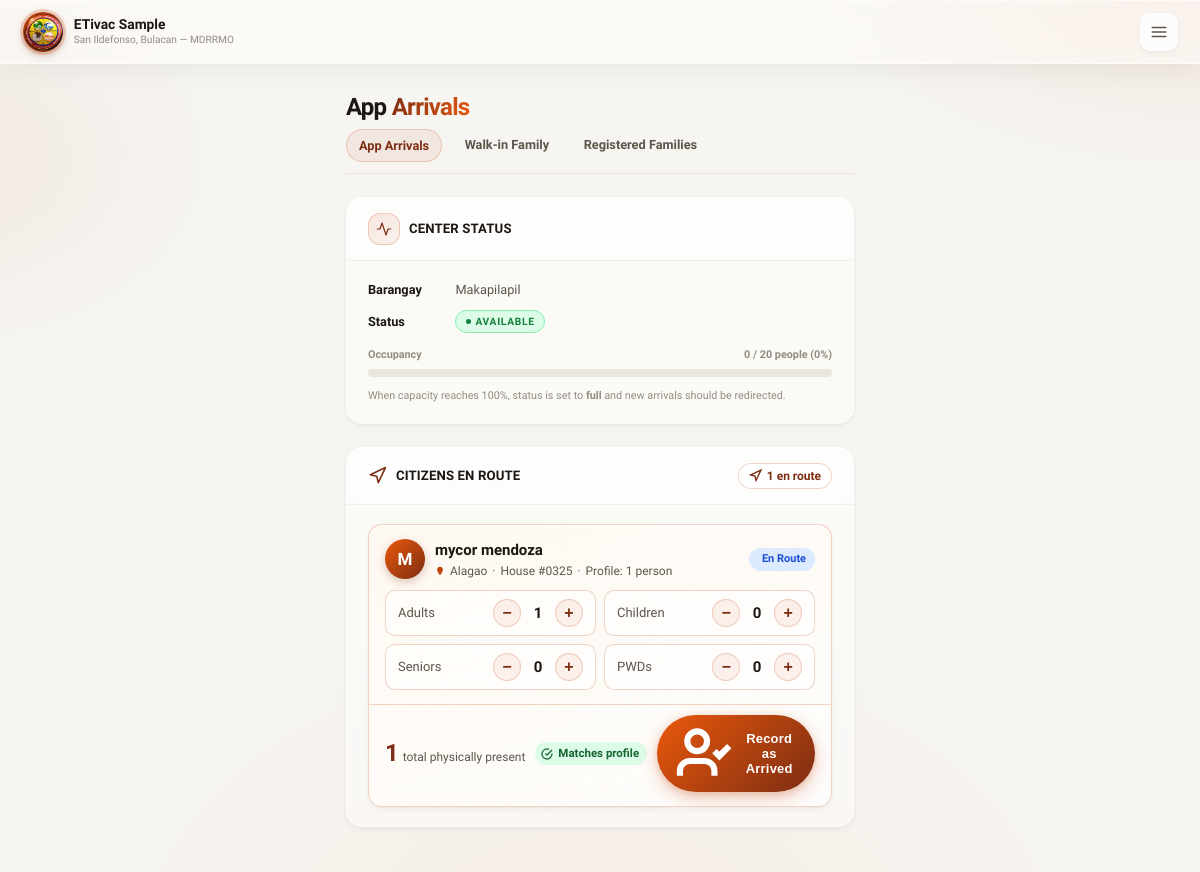
The app's page /coordinator/center_app_arrivals.php?id=2 (signed in) with its own data.
### tables this page shows
CREATE TABLE `evacuation_centers` (
  `id` int(10) UNSIGNED NOT NULL,
  `name` varchar(150) NOT NULL,
  `barangay_id` int(10) UNSIGNED NOT NULL,
  `address` varchar(255) NOT NULL,
  `lat` decimal(10,7) NOT NULL,
  `lng` decimal(10,7) NOT NULL,
  `max_capacity_people` int(10) UNSIGNED NOT NULL,
  `max_capacity_families` int(10) UNSIGNED DEFAULT 0,
  `status` enum('available','near_capacity','full','temp_shelter','closed') NOT NULL DEFAULT 'available',
  `coordinator_user_id` int(10) UNSIGNED DEFAULT NULL,
  `notes` text DEFAULT NULL,
  `created_at` datetime NOT NULL DEFAULT current_timestamp(),
  `updated_at` datetime NOT NULL DEFAULT current_timestamp() ON UPDATE current_timestamp()
);

CREATE TABLE `barangays` (
  `id` int(10) UNSIGNED NOT NULL,
  `name` varchar(100) NOT NULL,
  `municipality` varchar(100) NOT NULL DEFAULT 'San Ildefonso',
  `province` varchar(100) NOT NULL DEFAULT 'Bulacan',
  `center_lat` decimal(10,7) DEFAULT NULL,
  `center_lng` decimal(10,7) DEFAULT NULL,
  `boundary_polygon` longtext DEFAULT NULL CHECK (json_valid(`boundary_polygon`)),
  `is_active` tinyint(1) NOT NULL DEFAULT 1
);

CREATE TABLE `evac_navigation_tracking` (
  `id` int(10) UNSIGNED NOT NULL,
  `user_id` int(10) UNSIGNED NOT NULL,
  `center_id` int(10) UNSIGNED NOT NULL,
  `disaster_id` int(10) UNSIGNED DEFAULT NULL,
  `status` enum('navigating','arrived','cancelled') NOT NULL DEFAULT 'navigating',
  `created_at` datetime NOT NULL DEFAULT current_timestamp(),
  `updated_at` datetime NOT NULL DEFAULT current_timestamp() ON UPDATE current_timestamp()
);

CREATE TABLE `users` (
  `id` int(10) UNSIGNED NOT NULL,
  `full_name` varchar(150) NOT NULL,
  `first_name` varchar(100) DEFAULT NULL,
  `middle_name` varchar(100) DEFAULT NULL,
  `last_name` varchar(100) DEFAULT NULL,
  `suffix` varchar(10) DEFAULT NULL,
  `email` varchar(150) NOT NULL,
  `contact_number` varchar(20) DEFAULT NULL,
  `password_hash` varchar(255) NOT NULL,
  `role` enum('citizen','admin','coordinator') NOT NULL DEFAULT 'citizen',
  `barangay_id` int(10) UNSIGNED NOT NULL,
  `house_number` varchar(50) NOT NULL,
  `birthday` date DEFAULT NULL,
  `sex` enum('male','female','prefer_not_to_say') DEFAULT NULL,
  `is_email_verified` tinyint(1) NOT NULL DEFAULT 0,
  `otp_code_hash` varchar(255) DEFAULT NULL,
  `otp_expires_at` datetime DEFAULT NULL,
  `device_token` varchar(255) DEFAULT NULL,
  `device_fingerprint` varchar(255) DEFAULT NULL,
  `device_registered_at` datetime DEFAULT NULL,
  `is_device_trusted` tinyint(1) NOT NULL DEFAULT 0,
  `is_active` tinyint(1) NOT NULL DEFAULT 1,
  `created_at` datetime NOT NULL DEFAULT current_timestamp(),
  `updated_at` datetime NOT NULL DEFAULT current_timestamp() ON UPDATE current_timestamp(),
  `otp_code` varchar(10) DEFAULT NULL,
  `otp_purpose` varchar(30) DEFAULT NULL
);

### pages/center_helpers.php (called while the page is built, shortened)
<?php
function get_center_occupancy(int $centerId): array
{
    $pdo = db();
    $stmt = $pdo->prepare("SELECT c.max_capacity_people,
                                  COALESCE(SUM(r.total_members), 0) AS current_occupancy
                           FROM evacuation_centers c
                           LEFT JOIN evac_registrations r ON r.center_id = c.id
                           WHERE c.id = ?
                           GROUP BY c.id");
    $stmt->execute([$centerId]);
    $row = $stmt->fetch();
    $max = (int)$row['max_capacity_people'];
    $current = (int)$row['current_occupancy'];
    $percent = $max > 0 ? min(100.0, ($current / $max) * 100.0) : 0.0;
    return ['current' => $current, 'max' => $max, 'percent' => $percent];
}

### coordinator/center_app_arrivals.php (the view, shortened to what this page needs)
<?php
require_once __DIR__ . '/../pages/center_helpers.php';
$pdo  = db();
$user = current_user();
$centerId = isset($_GET['id']) ? (int)$_GET['id'] : 0;
$stmt = $pdo->prepare("SELECT c.*, b.name AS barangay_name
                       FROM evacuation_centers c
                       JOIN barangays b ON b.id = c.barangay_id
                       WHERE c.id = ? AND c.coordinator_user_id = ?");
$stmt->execute([$centerId, $user['id']]);
$center = $stmt->fetch();
$appArrivalsStmt = $pdo->prepare("
    SELECT
        nt.id          AS tracking_id,
        nt.user_id,
        u.full_name,
        b.name         AS barangay_name,
        u.barangay_id,
        u.house_number,
        COALESCE(ch.adults,        1) AS adults,
        COALESCE(ch.children,      0) AS children,
        COALESCE(ch.seniors,       0) AS seniors,
        COALESCE(ch.pwds,          0) AS pwds,
        COALESCE(ch.total_members, 1) AS total_members,
        nt.updated_at
    FROM evac_navigation_tracking nt
    JOIN users u        ON u.id  = nt.user_id
    JOIN barangays b    ON b.id  = u.barangay_id
    LEFT JOIN family_profiles ch ON ch.user_id = nt.user_id
    WHERE nt.center_id = ?
      AND nt.status    = 'navigating'
    ORDER BY nt.updated_at ASC
");
$appArrivalsStmt->execute([$centerId]);
$appArrivals = $appArrivalsStmt->fetchAll();
$occ      = get_center_occupancy($centerId);
$pct      = round($occ['percent']);
?>
<!DOCTYPE html>
<html lang="en">
<head>
    <link rel="stylesheet" href="../asset/css/center_app_arrivals.css">
</head>
<body>
<div class="bg-blobs" aria-hidden="true">
    <div class="bg-blob b1"></div>
    <div class="bg-blob b2"></div>
    <div class="bg-blob b3"></div>
    <div class="bg-blob b4"></div>
</div>
<div class="layout">
    <div class="main">
        <header class="topbar">
            <div class="topbar-brand"><div class="topbar-logo"><img src="../img/mdrrmo.png" alt="MDRRMO Logo"></div><div class="topbar-brand-text"><div class="topbar-title"><?php echo htmlspecialchars($center['name']); ?></div><div class="topbar-subtitle">San Ildefonso, Bulacan — MDRRMO</div></div></div>
            <div class="topbar-right"><button class="hamburger-btn" onclick="openMenu()"><svg viewBox="0 0 24 24"><line x1="3" y1="6" x2="21" y2="6"/><line x1="3" y1="12" x2="21" y2="12"/><line x1="3" y1="18" x2="21" y2="18"/></svg></button></div>
        </header>
        <main class="dashboard">
            <div>
                <h1 class="page-heading">App <span>Arrivals</span></h1>
                <div class="page-subnav">
                    <a href="center_app_arrivals.php?id=<?php echo $centerId; ?>" class="active">App Arrivals</a>
                    <a href="center_walkin.php?id=<?php echo $centerId; ?>">Walk-in Family</a>
                    <a href="center_registrations.php?id=<?php echo $centerId; ?>">Registered Families</a>
                </div>
            </div>
            <section class="card">
                <div class="card-header"><div class="card-header-icon"><svg viewBox="0 0 24 24"><polyline points="22 12 18 12 15 21 9 3 6 12 2 12"/></svg></div><h2>Center Status</h2></div>
                <div class="card-body">
                    <div class="info-row"><strong>Barangay</strong> <?php echo htmlspecialchars($center['barangay_name']); ?></div>
                    <div class="info-row"><strong>Status</strong> <span class="status-pill status-<?php echo strtolower(preg_replace('/\s+/', '-', $center['status'])); ?>"><?php echo htmlspecialchars($center['status']); ?></span></div>
                    <div class="occ-bar-wrap"><div class="occ-bar-label"><span>Occupancy</span><span><?php echo $occ['current']; ?> / <?php echo $occ['max']; ?> people (<?php echo $pct; ?>%)</span></div><div class="occ-bar-track"></div></div>
                    <p class="occ-note">When capacity reaches 100%, status is set to <strong>full</strong> and new arrivals should be redirected.</p>
                </div>
            </section>
            <section class="card">
                <div class="card-header"><svg class="card-header-icon-plain" viewBox="0 0 24 24" fill="none" stroke="var(--orange-dark)" stroke-width="2"><polygon points="3 11 22 2 13 21 11 13 3 11"/></svg><h2>Citizens en Route</h2><?php if ($appArrivals): ?><span class="en-route-badge" style="margin-left:auto;"><svg viewBox="0 0 24 24" width="13" height="13" fill="none" stroke="currentColor" stroke-width="2.5"><polygon points="3 11 22 2 13 21 11 13 3 11"/></svg><?php echo count($appArrivals); ?> en route</span><?php endif; ?></div>
                <div class="card-body">
                    <?php if (!$appArrivals): ?><div class="arrival-queue-empty"><svg viewBox="0 0 24 24" width="28" height="28" fill="none" stroke="currentColor" stroke-width="1.5"><polygon points="3 11 22 2 13 21 11 13 3 11"/></svg>No citizens are currently navigating to this center via the app.</div><?php else: ?>
                    <div class="app-arrivals-grid">
                        <?php foreach ($appArrivals as $a): $initial = mb_strtoupper(mb_substr($a['full_name'], 0, 1)); $profileTotal = (int)$a['total_members']; ?>
                        <div class="app-arrival-card" id="arrival-card-<?php echo (int)$a['tracking_id']; ?>">
                            <div class="app-arrival-card-header"><div class="app-arrival-person"><div class="app-arrival-avatar"><?php echo htmlspecialchars($initial); ?></div><div><div class="app-arrival-name"><?php echo htmlspecialchars($a['full_name']); ?></div><div class="app-arrival-meta"><svg viewBox="0 0 14 14" width="10" height="10" fill="#c2410c"><path d="M7 1C4.79 1 3 2.79 3 5c0 3.25 4 8 4 8s4-4.75 4-8c0-2.21-1.79-4-4-4Z"/></svg><?php echo htmlspecialchars($a['barangay_name']); ?> <span class="dot">·</span> House #<?php echo htmlspecialchars($a['house_number']); ?> <span class="dot">·</span> Profile: <?php echo $profileTotal; ?> person<?php echo $profileTotal != 1 ? 's' : ''; ?></div></div></div><span class="app-badge-nav"><svg viewBox="0 0 24 24" fill="none" stroke="currentColor" stroke-width="2.5"><polygon points="3 11 22 2 13 21 11 13 3 11"/></svg>En Route</span></div>
                            <form method="post" id="form-arrival-<?php echo (int)$a['tracking_id']; ?>" onsubmit="return confirmArrival(this)">
                                <div class="app-arrival-members">
                                    <?php foreach (['adults'=>'Adults','children'=>'Children','seniors'=>'Seniors','pwds'=>'PWDs'] as $field=>$label): $val = (int)$a[$field]; ?>
                                    <div class="app-member-row"><span class="app-member-label"><?php echo $label; ?></span><div class="app-member-controls"><button type="button" onclick="adjustVal(<?php echo (int)$a['tracking_id']; ?>, '<?php echo $field; ?>', -1)">−</button><span class="app-member-val" id="val-<?php echo (int)$a['tracking_id']; ?>-<?php echo $field; ?>"><?php echo $val; ?></span><button type="button" onclick="adjustVal(<?php echo (int)$a['tracking_id']; ?>, '<?php echo $field; ?>', 1)">+</button></div><input type="hidden" name="<?php echo $field; ?>" id="hid-<?php echo (int)$a['tracking_id']; ?>-<?php echo $field; ?>" value="<?php echo $val; ?>"></div>
                                    <?php endforeach; ?>
                                </div>
                                <div class="app-arrival-footer"><div class="app-total-wrap"><div class="app-total-num" id="total-<?php echo (int)$a['tracking_id']; ?>"><?php echo $profileTotal; ?></div><div class="app-total-label">total physically present</div></div><span class="profile-match match-ok" id="match-<?php echo (int)$a['tracking_id']; ?>"><svg viewBox="0 0 24 24" width="12" height="12" fill="none" stroke="currentColor" stroke-width="2.5"><path d="M22 11.08V12a10 10 0 11-5.93-9.14"/><polyline points="22 4 12 14.01 9 11.01"/></svg>Matches profile</span><button type="submit" class="btn-record-arrival"><svg viewBox="0 0 24 24" fill="none" stroke="currentColor" stroke-width="2.5"><path d="M16 21v-2a4 4 0 00-4-4H6a4 4 0 00-4 4v2"/><circle cx="9" cy="7" r="4"/><polyline points="16 11 18 13 22 9"/></svg>Record as Arrived</button></div>
                            </form>
                        </div>
                        <?php endforeach; ?>
                    </div><?php endif; ?>
                </div>
            </section>
        </main>
    </div>
</div>
</body>
</html>

### records on screen
evacuation_centers: name "ETivac Sample", barangay.name "Makapilapil", status "AVAILABLE", max_capacity_people "20"
evac_navigation_tracking: user.full_name "M", user.full_name "mycor mendoza", barangays.name "Alagao", user.house_number "0325", profileTotal "1", label "Adults", val "1", label "Children", val "0", label "Seniors", label "PWDs"

### other values on screen
$occ['current'] "0"
$pct "0"
count($appArrivals) "1"
